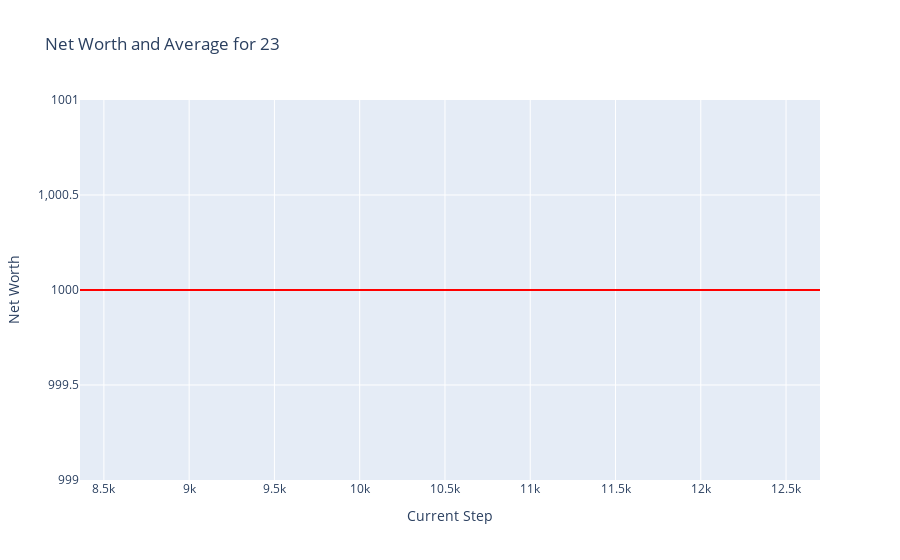
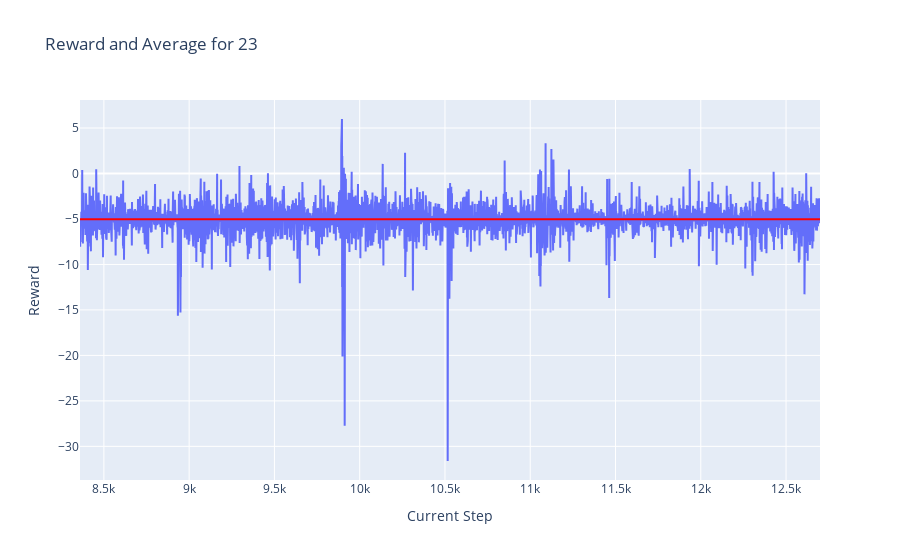
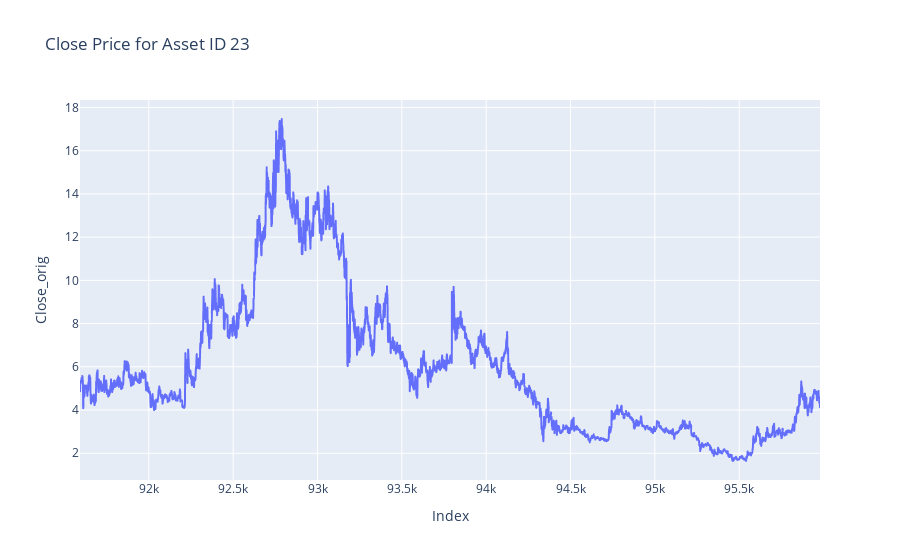

The notebook cell these images were saved under, in order:
### Markdown cell above
## Plots

### Code cell
token = 23
plot_token_data(df = test_hist_df, token = token)
plot_reward_data(df = test_hist_df, token = token)
plot_close_by_asset(df= test_df, asset_id= token)

### Figure 1 — Plotly figure (JSON) as saved in the notebook; plotly's stock layout.template omitted (floating-point values rounded to 4 significant figures; data arrays with more than 128 entries replaced by an {"elided": "..."} marker saying what was removed)
{"data": [{"mode": "lines", "name": "Net Worth", "type": "scatter", "x": {"elided": "4340 int values"}, "y": {"elided": "4340 int values"}}], "layout": {"shapes": [{"line": {"color": "green"}, "name": "Net Worth = 1000", "type": "line", "x0": 0, "x1": 1, "xref": "x domain", "y0": 1000, "y1": 1000, "yref": "y"}, {"line": {"color": "red"}, "name": "Average Net Worth = 1000.00", "type": "line", "x0": 0, "x1": 1, "xref": "x domain", "y0": 1000, "y1": 1000, "yref": "y"}], "title": {"text": "Net Worth and Average for 23"}, "xaxis": {"title": {"text": "Current Step"}}, "yaxis": {"title": {"text": "Net Worth"}}}}

### Figure 2 — Plotly figure (JSON) as saved in the notebook; plotly's stock layout.template omitted (floating-point values rounded to 4 significant figures; data arrays with more than 128 entries replaced by an {"elided": "..."} marker saying what was removed)
{"data": [{"mode": "lines", "name": "Reward", "type": "scatter", "x": {"elided": "4340 int values"}, "y": {"elided": "4340 float values"}}], "layout": {"shapes": [{"line": {"color": "red"}, "name": "Average Reward = -5.02", "type": "line", "x0": 0, "x1": 1, "xref": "x domain", "y0": -5.021, "y1": -5.021, "yref": "y"}], "title": {"text": "Reward and Average for 23"}, "xaxis": {"title": {"text": "Current Step"}}, "yaxis": {"title": {"text": "Reward"}}}}

### Figure 3 — Plotly figure (JSON) as saved in the notebook; plotly's stock layout.template omitted (floating-point values rounded to 4 significant figures; data arrays with more than 128 entries replaced by an {"elided": "..."} marker saying what was removed)
{"data": [{"hovertemplate": "Index=%{x}<br>Close_orig=%{y}<extra></extra>", "legendgroup": "", "line": {"color": "#636efa", "dash": "solid"}, "marker": {"symbol": "circle"}, "mode": "lines", "name": "", "showlegend": false, "type": "scattergl", "x": {"elided": "4388 int values"}, "xaxis": "x", "y": {"elided": "4388 float values"}, "yaxis": "y"}], "layout": {"legend": {"tracegroupgap": 0}, "title": {"text": "Close Price for Asset ID 23"}, "xaxis": {"anchor": "y", "domain": [0, 1], "title": {"text": "Index"}}, "yaxis": {"anchor": "x", "domain": [0, 1], "title": {"text": "Close_orig"}}}}
